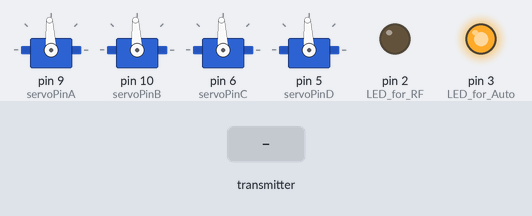
Recording of a sketch running on a simulated Arduino Mega 2560, built with avr-gcc and run on an emulated ATmega2560. Shown: 4 × servo, output pins drawn as LEDs (lit = HIGH). The test bench sets the inputs (shaded band). The ROS host is connected and sends only what is stated; what the sketch prints to the serial monitor is not drawn.

Above: at 3.2 s.
3.3 s: the transmitter starts sending readChannel.0 = 1000
At 4.5 s:
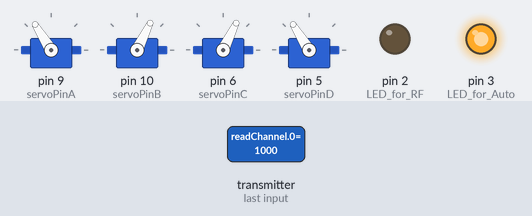
4.8 s: the transmitter starts sending readChannel.1 = 1250
At 5.7 s:
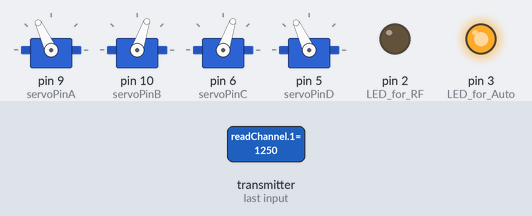
6.3 s: the transmitter starts sending readChannel.3 = 1000
At 6.8 s:
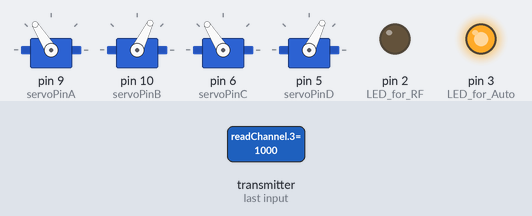
7.8 s: the transmitter starts sending readChannel.3 = 1250
At 9.0 s:
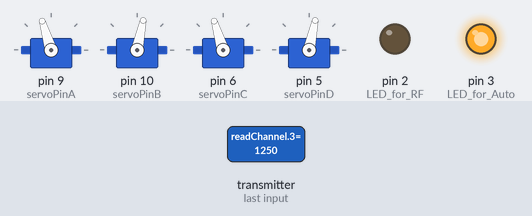
9.3 s: the transmitter starts sending readChannel.3 = 2000
At 10.2 s:
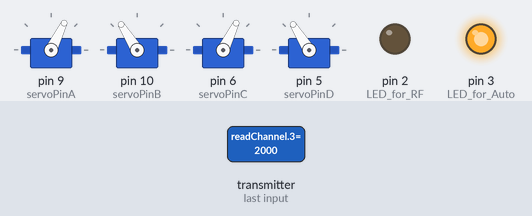
10.8 s: the transmitter starts sending readChannel.3 = 1500
At 11.3 s:
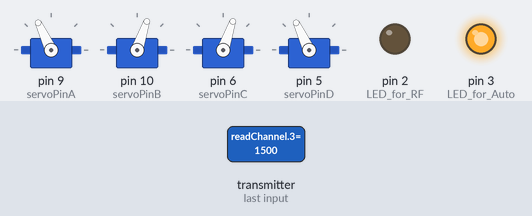
Timing chart, 0 to 13.3 s (numbered marks = the images above; inputs shaded):
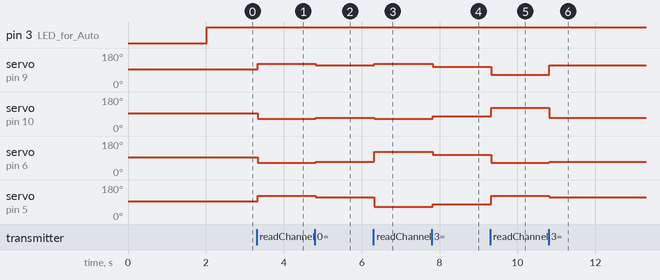

The sketch:

sketch_mar20d.ino
```cpp
//For Arduino Mega only -- 2 Serial communication are used

#include <IBusBM.h>
#include <Servo.h>
#include <ros.h>
#include <std_msgs/Int32MultiArray.h>
char receivedChars[32];
boolean newData = false;

float la=0,ra=0,lf=0,rf=0;

byte servoPinA = 9;  //Thruster 1
byte servoPinB= 10;  // Thruster 2
byte servoPinC = 6;  //Thruster 3
byte servoPinD = 5;  //Thruster 4

Servo servoA;
Servo servoB;
Servo servoC;
Servo servoD;

IBusBM ibus;

// Read the number of a given channel and convert to the range provided.
// If the channel is off, return the default value
int readChannel(byte channelInput, int minLimit, int maxLimit, int defaultValue) {
  uint16_t ch = ibus.readChannel(channelInput);
  if (ch < 100) return defaultValue;
  return map(ch, 1000, 2000, minLimit, maxLimit);
}

bool readSwitch(byte channelInput, bool defaultValue) {
  int intDefaultValue = (defaultValue) ? 100 : 0;
  int ch = readChannel(channelInput, 0, 100, intDefaultValue);
  return (ch > 50);
}


void callback(const std_msgs::Int32MultiArray& msg);

ros::NodeHandle nh;

std_msgs::Int32MultiArray int_array_msg;
ros::Subscriber<std_msgs::Int32MultiArray> int_array_sub("/thrust_val", &callback);


void setup() {
  nh.initNode();
  nh.subscribe(int_array_sub);

  Serial2.begin(115200);
    Serial.begin(9600);
  ibus.begin(Serial2,IBUSBM_NOTIMER);

  servoA.attach(servoPinA);
    servoB.attach(servoPinB);
  servoC.attach(servoPinC);
  servoD.attach(servoPinD);
  pinMode(2,OUTPUT); // LED for RF
  pinMode(3,OUTPUT); // LED for Auto

   servoA.writeMicroseconds(1500);

   servoB.writeMicroseconds(1500);

   servoC.writeMicroseconds(1500);

   servoD.writeMicroseconds(1500);
    delay(2000);

}

void loop() {

   ibus.loop();
   //int Ch5val= readChannel(4, 1200, 1800, 1500);
 int Ch7val = readSwitch(6, false);
   //int Ch7val= readChannel(6, 1200, 1800, 1500);
   Serial.println(Ch7val);
  if(Ch7val==1){
     nh.spinOnce();


      digitalWrite(2,HIGH);  // Auto LED HIGH
      digitalWrite(3,LOW);   // RF LED LOW
  }
  else{
    Rf_control();
    //Serial.println(Ch7val);
      digitalWrite(2,LOW); // RF  LED LOW
      digitalWrite(3,HIGH); // Auto LED HIGH
    }
}


void Rf_control(){
   int servoA_int = 0;
   int servoB_int = 0;
   int servoC_int = 0;
   int servoD_int = 0;

  int Ch1val= readChannel(0, 1200, 1800, 1500);
  int Ch2val= readChannel(1, 1200, 1800, 1500);
  int Ch3val= readChannel(2, 1200, 1800, 1500);
  int Ch4val= readChannel(3, 1200, 1800, 1500);
  int Ch5val= readChannel(4, 1200, 1800, 1500);
   // int Ch7val= readChannel(6, 1200, 1800, 1500);
   int Ch7val = readSwitch(6, false);

  delay(10);

if(Ch4val!=1500){
   servoA_int += 3000 - Ch4val; // Send signal to ESC. ---- yaw
  servoB_int +=   Ch4val;
  servoC_int +=  3000 - Ch4val;
  servoD_int += Ch4val;

  }

else  if (Ch1val == 1500 && Ch2val != 1500 ) {
 servoA_int += 3000 - Ch2val; // Send signal to ESC. --- surge
  servoB_int +=  3000 - Ch2val;
  servoC_int +=  3000 - Ch2val ;
  servoD_int += 3000 - Ch2val;

}

else if(Ch1val!=1500 && Ch2val == 1500){
    servoA_int += 3000 - Ch1val; // Send signal to ESC. ---- sway
  servoB_int +=   Ch1val;
  servoC_int +=  Ch1val;
  servoD_int += 3000 - Ch1val;

  }
 else if (Ch1val ==1500 && Ch2val==1500 && Ch4val ==1500 ) {
      servoA_int += 1500 ; // Send signal to ESC. ---- zero condition
  servoB_int +=   1500;
  servoC_int +=  1500;
  servoD_int += 1500;
  }
else{
   servoA_int += 3000 - (Ch2val+ Ch1val)/2; // Send signal to ESC.  ---differential
  servoB_int +=   (Ch2val+ Ch1val)/2;
  servoC_int +=   (Ch2val + Ch1val)/2;
  servoD_int += 3000 - (Ch2val + Ch1val)/2;

  };
      servoA.writeMicroseconds(servoA_int);
   servoB.writeMicroseconds(servoB_int);
   servoC.writeMicroseconds(servoC_int);
   servoD.writeMicroseconds(servoD_int);
}

void callback(const std_msgs::Int32MultiArray& msg)
{
  servoA.writeMicroseconds(msg.data[0]);
  servoB.writeMicroseconds(msg.data[1]);
  servoC.writeMicroseconds(msg.data[2]);
  servoD.writeMicroseconds(msg.data[3]);

  // do something with the values
}
```

Measured:
- after the input at 3.3 s, servo on pin 9 (servoPinA), servo on pin 5 (servoPinD): 93° → 122° at once; servo on pin 10 (servoPinB), servo on pin 6 (servoPinC): 93° → 64° at once
- after the input at 4.8 s, servo on pin 9 (servoPinA), servo on pin 5 (servoPinD): 122° → 115° at once; servo on pin 10 (servoPinB), servo on pin 6 (servoPinC): 64° → 71° at once
- after the input at 6.3 s, servo on pin 9 (servoPinA): 115° → 122° at once; servo on pin 10 (servoPinB): 71° → 64° at once; servo on pin 6 (servoPinC): 71° → 122° at once; servo on pin 5 (servoPinD): 115° → 64° at once
- after the input at 7.8 s, servo on pin 9 (servoPinA), servo on pin 6 (servoPinC): 122° → 107° at once; servo on pin 10 (servoPinB), servo on pin 5 (servoPinD): 64° → 78° at once
- after the input at 9.3 s, servo on pin 9 (servoPinA), servo on pin 6 (servoPinC): 107° → 64° at once; servo on pin 10 (servoPinB), servo on pin 5 (servoPinD): 78° → 122° at once
- after the input at 10.8 s, servo on pin 9 (servoPinA): 64° → 115° at once; servo on pin 10 (servoPinB): 122° → 71° at once; servo on pin 6 (servoPinC): 64° → 71° at once; servo on pin 5 (servoPinD): 122° → 115° at once
